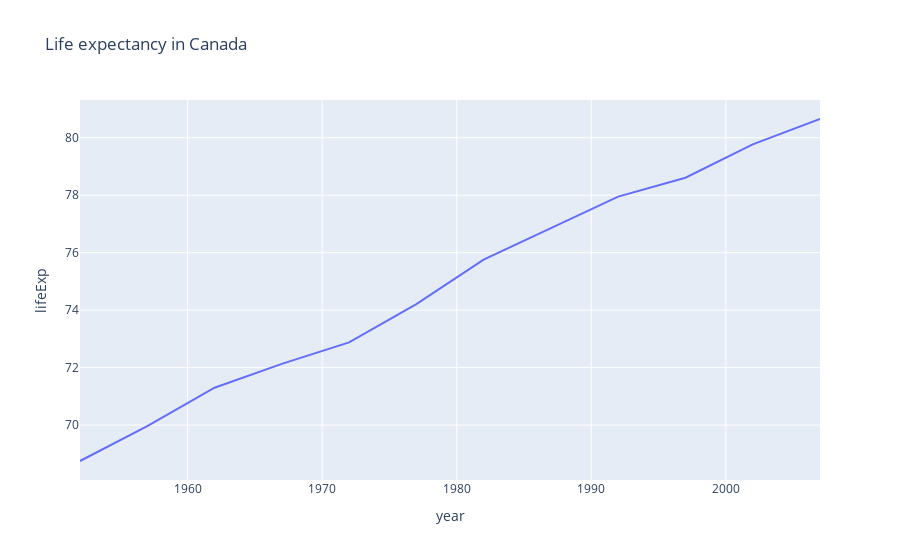

Notebook code for this chart:
### Markdown cell above
We are already familiar with a line plot. We can draw an interactive line plot using px.line(). The function documentation is here. The arguments are data_frame, x, y and title. Other arguments can be found in the documentation and will be presented progressively
- We will plot life expectancy in Canada; therefore, we are querying it on the data_frame argument
- As a recap, we render plotly plot with fig.show()

### Code cell
fig = px.line(data_frame=df, x="year", y="lifeExp", title='Life expectancy in Canada')
fig.show()

### Figure 1 — Plotly figure (JSON) as saved in the notebook; plotly's stock layout.template omitted (floating-point values rounded to 4 significant figures)
{"data": [{"hovertemplate": "year=%{x}<br>lifeExp=%{y}<extra></extra>", "legendgroup": "", "line": {"color": "#636efa", "dash": "solid"}, "marker": {"symbol": "circle"}, "mode": "lines", "name": "", "orientation": "v", "showlegend": false, "type": "scatter", "x": [1952, 1957, 1962, 1967, 1972, 1977, 1982, 1987, 1992, 1997, 2002, 2007], "xaxis": "x", "y": [68.75, 69.96, 71.3, 72.13, 72.88, 74.21, 75.76, 76.86, 77.95, 78.61, 79.77, 80.65], "yaxis": "y"}], "layout": {"legend": {"tracegroupgap": 0}, "title": {"text": "Life expectancy in Canada"}, "xaxis": {"anchor": "y", "domain": [0, 1], "title": {"text": "year"}}, "yaxis": {"anchor": "x", "domain": [0, 1], "title": {"text": "lifeExp"}}}}
